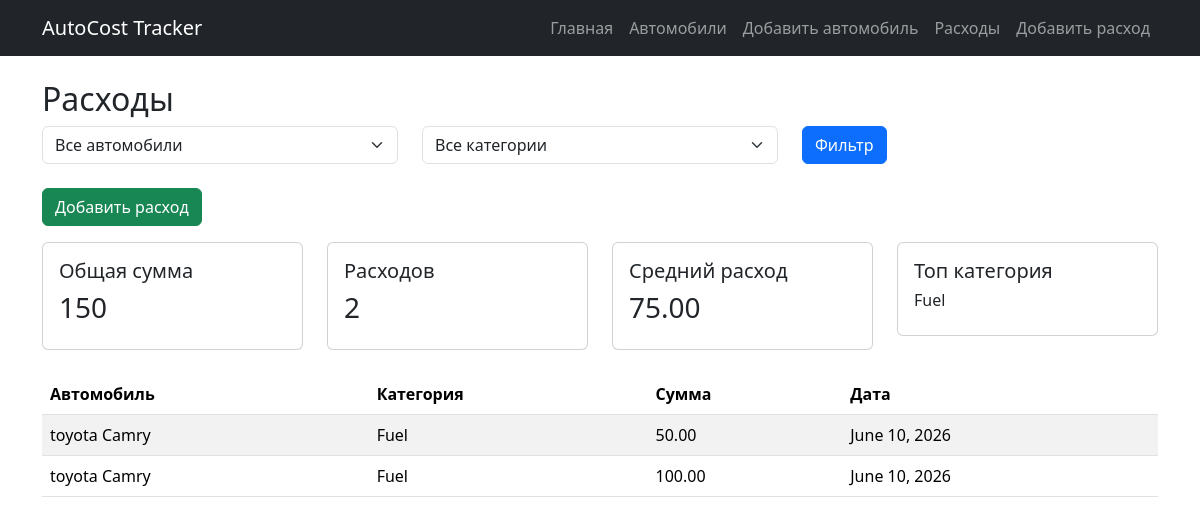
Page /expenses/ on the earlier database version.
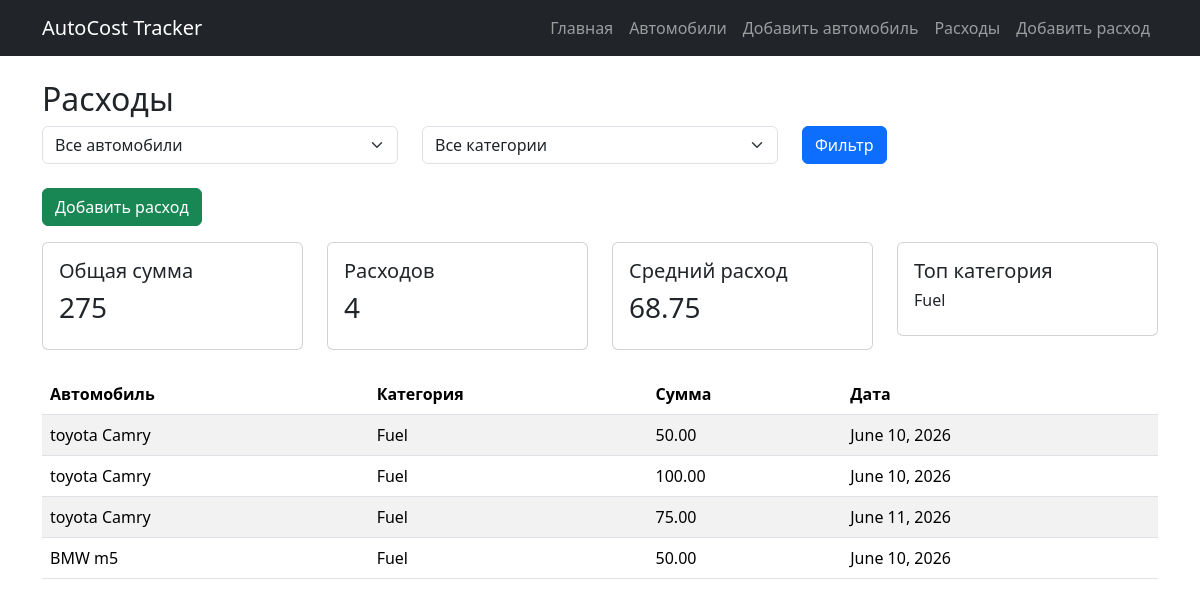
Same page on the later database version.
### cars/models.py (models this page shows, shortened)
class ExpenseCategory(models.Model):
    name = models.CharField(
        max_length=100,
        unique=True
    )
    def __str__(self):
        return self.name

class Expense(models.Model):
    car = models.ForeignKey(
        Car,
        on_delete=models.CASCADE
    )
    category = models.ForeignKey(
        ExpenseCategory,
        on_delete=models.CASCADE
    )
    amount = models.DecimalField(
        max_digits=10,
        decimal_places=2
    )
    date = models.DateField()
    description = models.TextField(
        blank=True
    )
    created_at = models.DateTimeField(
        auto_now_add=True
    )

class Car(models.Model):
    owner = models.ForeignKey(
        User,
        on_delete=models.CASCADE
    )
    brand = models.CharField(
        max_length=100
    )
    model = models.CharField(
        max_length=100
    )
    year = models.PositiveIntegerField()
    fuel_type = models.CharField(
        max_length=50
    )
    engine_volume = models.FloatField()
    mileage = models.PositiveIntegerField()
    created_at = models.DateTimeField(
        auto_now_add=True
    )
    def __str__(self):
        return f"{self.brand} {self.model}"

### cars/views.py (the view)
# urls.py: path('expenses/', expense_list, name='expense_list'),
def expense_list(request):
    expenses = Expense.objects.all()
    car_id = request.GET.get('car')
    category_id = request.GET.get('category')
    if car_id:
        expenses = expenses.filter(
            car_id=car_id
        )
    if category_id:
        expenses = expenses.filter(
            category_id=category_id
        )
    total_amount = (
        expenses.aggregate(
            total=Sum('amount')
        )['total']
        or 0
    )
    expense_count = expenses.count()
    category_stats = (
        Expense.objects
        .values('category__name')
        .annotate(
            total=Sum('amount')
        )
        .order_by('-total')
    )
    top_category = None
    if category_stats:
        top_category = category_stats[0]
    average_expense = 0
    if expense_count:
        average_expense = (
            total_amount /
            expense_count
        )
    cars = Car.objects.all()
    categories = ExpenseCategory.objects.all()
    return render(
        request,
        'cars/expense_list.html',
        {
            'expenses': expenses,
            'total_amount': total_amount,
            'expense_count': expense_count,
            'top_category': top_category,
            'average_expense': average_expense,
            'cars': cars,
            'categories': categories,
            'selected_car': car_id,
            'selected_category': category_id,
        }
    )

### templates/cars/expense_list.html (shortened to what this page needs)
{% extends 'base.html' %}
{% block content %}
<h2>Расходы</h2>
<form method="get"
      class="row mb-4">
    <div class="col-md-4">
        <select
            name="car"
            class="form-select">
            <option value="">
                Все автомобили
            </option>
        </select>
    </div>
    <div class="col-md-4">
        <select
            name="category"
            class="form-select">
            <option value="">
                Все категории
            </option>
        </select>
    </div>
    <div class="col-md-2">
        <button
            class="btn btn-primary">
            Фильтр
        </button>
    </div>
</form>
<a href="/expenses/create/"
   class="btn btn-success mb-3">
    Добавить расход
</a>
<div class="row mb-4">
    <div class="col-md-3">
        <div class="card">
            <div class="card-body">
                <h5>Общая сумма</h5>
                <h3>{{ total_amount }}</h3>
            </div>
        </div>
    </div>
    <div class="col-md-3">
        <div class="card">
            <div class="card-body">
                <h5>Расходов</h5>
                <h3>{{ expense_count }}</h3>
            </div>
        </div>
    </div>
    <div class="col-md-3">
        <div class="card">
            <div class="card-body">
                <h5>Средний расход</h5>
                <h3>{{ average_expense|floatformat:2 }}</h3>
            </div>
        </div>
    </div>
    <div class="col-md-3">
        <div class="card">
            <div class="card-body">
                <h5>Топ категория</h5>
                <h6>
                {% if top_category %}
                    {{ top_category.category__name }}
                {% else %}
                    Нет данных
                {% endif %}
                </h6>
            </div>
        </div>
    </div>
</div>
<table class="table table-striped">
    <thead>
        <tr>
            <th>Автомобиль</th>
            <th>Категория</th>
            <th>Сумма</th>
            <th>Дата</th>
        </tr>
    </thead>
    <tbody>
    {% for expense in expenses %}
        <tr>
            <td>{{ expense.car }}</td>
            <td>{{ expense.category }}</td>
            <td>{{ expense.amount }}</td>
            <td>{{ expense.date }}</td>
        </tr>
    {% empty %}
        <tr>
            <td colspan="4">
                Расходов пока нет
            </td>
        </tr>
    {% endfor %}
    </tbody>
</table>
{% endblock %}

### templates/base.html (shortened to what this page needs)
<!DOCTYPE html>
<html lang="ru">
<head>
  <link href="https://cdn.jsdelivr.net/npm/bootstrap@5.3.3/dist/css/bootstrap.min.css"
        rel="stylesheet"></link>
</head>
<body>
<nav class="navbar navbar-expand-lg navbar-dark bg-dark">
  <div class="container">
    <a class="navbar-brand"
        href="/">
      AutoCost Tracker
    </a>
    <div class="navbar-nav">
      <a class="nav-link"
          href="/">
        Главная
      </a>
      <a class="nav-link"
          href="/cars/">
        Автомобили
      </a>
      <a class="nav-link"
          href="/cars/create/">
        Добавить автомобиль
      </a>
      <a class="nav-link"
        href="/expenses/">
        Расходы
      </a>
      <a class="nav-link"
        href="/expenses/create/">
        Добавить расход
      </a>
    </div>
  </div>
</nav>
<div class="container mt-4">
  {% block content %}
  {% endblock %}
</div>
</body>
</html>

Differences in the rows shown:
added Expense: car "toyota Camry", category "Fuel", amount "75.00", date "June 11, 2026"
added Expense: car "BMW m5", category "Fuel", amount "50.00", date "June 10, 2026"
Other differences:
{{ total_amount }}: "150" → "275"
{{ expense_count }}: "2" → "4"
{{ average_expense|floatformat:2 }}: "75.00" → "68.75"
